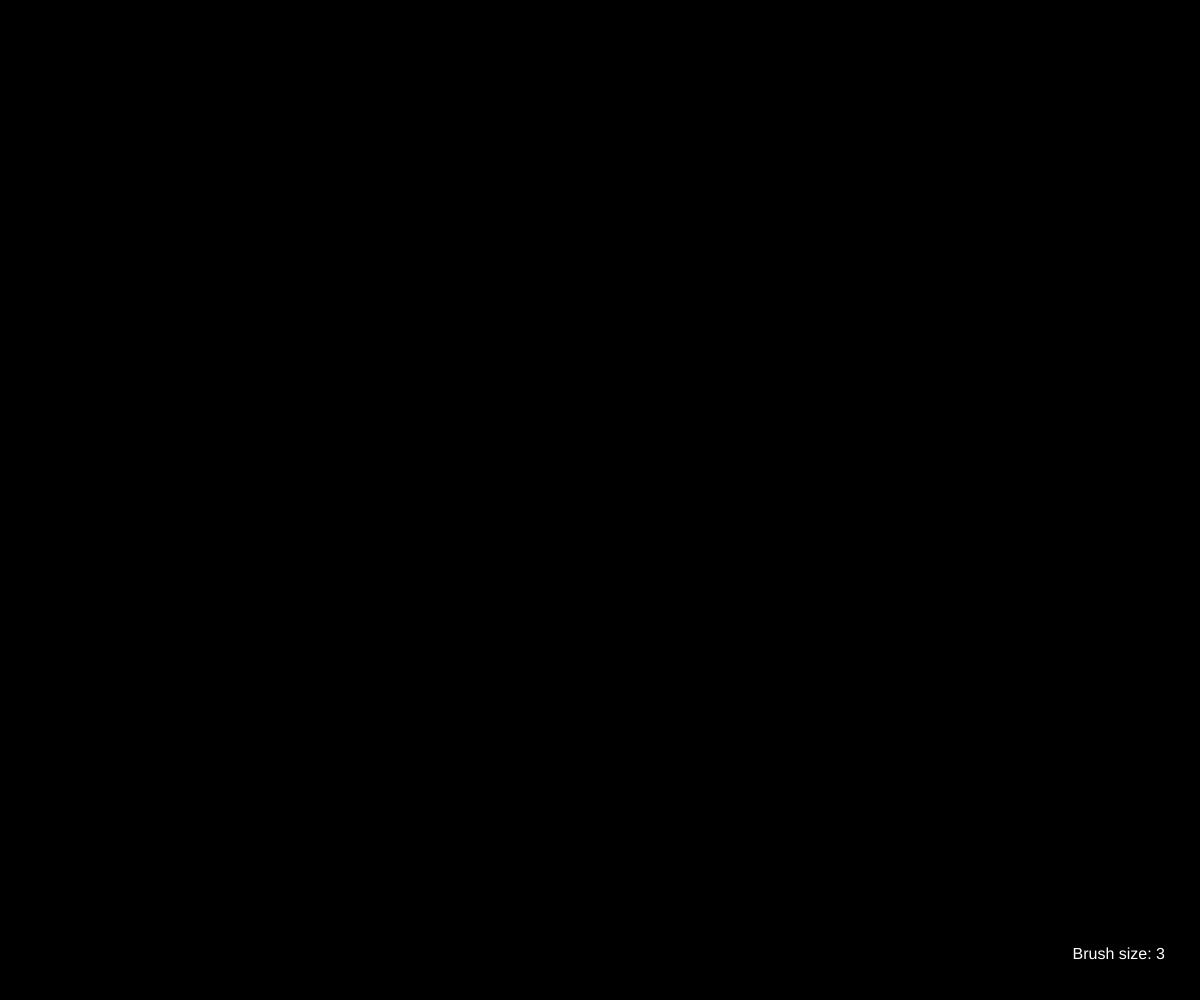
Frame 1 (no input)
Frame 60 (no input): identical to frame 1, image omitted
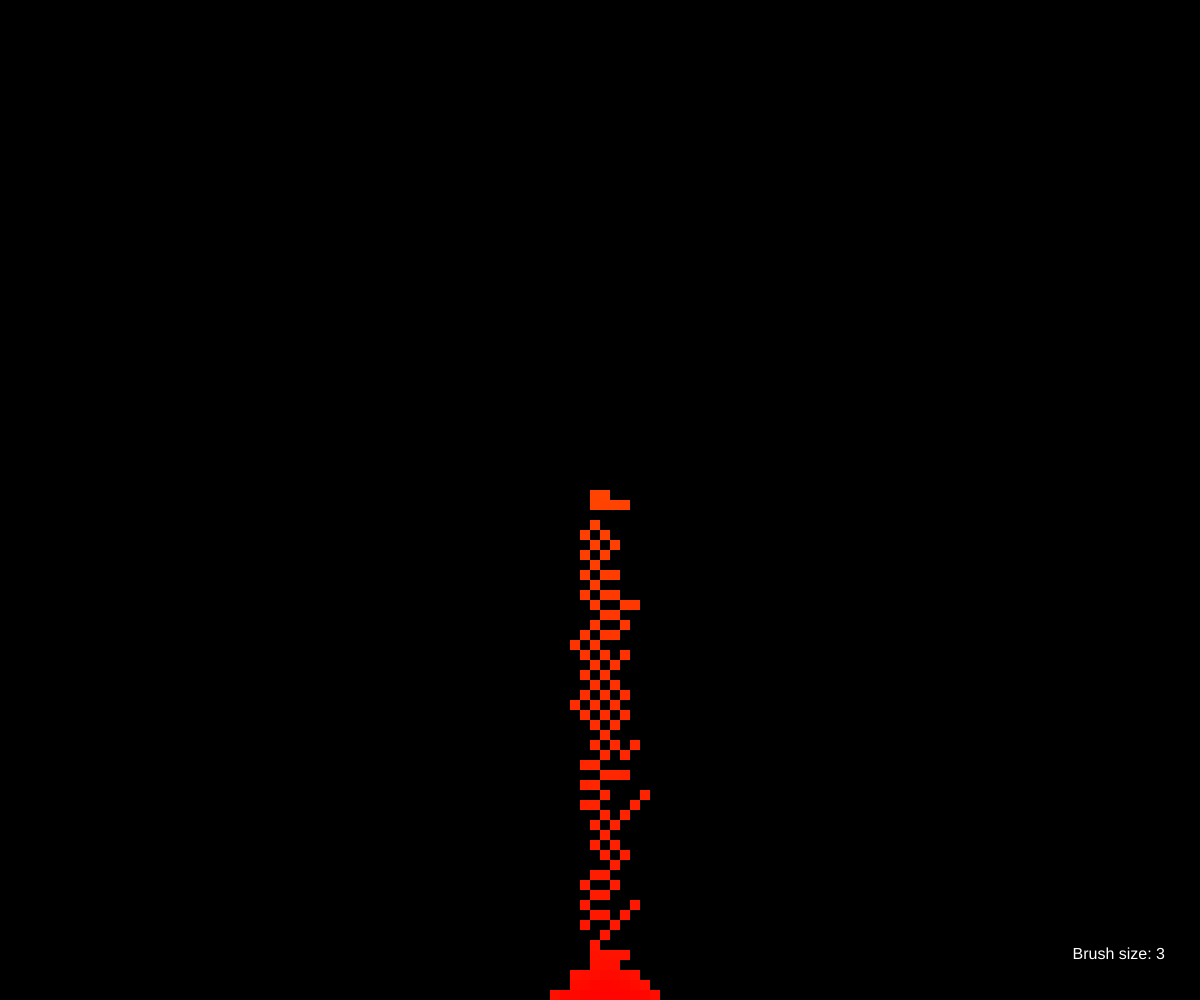
Frame 120 (the mouse pressed at the canvas centre since frame 60)

The p5.js sketch that drew these frames (run headless with seeded random() and noise() and a simulated clock; from frame 60 on, the mouse is pressed at the canvas centre):

// p5.js sketch
// ── sketch.js
function make2DArray(cols, rows){
  let arr = new Array(cols);
  for(let i = 0; i < arr.length; i++){
    arr[i] = new Array(rows);
    for(let j = 0; j < rows; j++){
      arr[i][j] = 0;
    }
  }
  return arr;
}

let grid;
let w = 10; // size of each square
let rows, cols;
let n = 3; // brush size
let hueVal = 1;

function setup() {
  createCanvas(windowWidth, windowHeight);
  colorMode(HSB, 360, 255, 255);
  initializeGrid();
}

function initializeGrid() {
  cols = floor(width / w);
  rows = floor(height / w);
  grid = make2DArray(cols, rows);
}

function windowResized() {
  resizeCanvas(windowWidth, windowHeight);
  initializeGrid();
}

function draw() {
  background(0);
  
  // add particles
  if (mouseIsPressed) {
    let Col = floor(mouseX / w);
    let Row = floor(mouseY / w);
    let extent = floor(n / 2);

    for (let i = -extent; i <= extent; i++) {
      for (let j = -extent; j <= extent; j++) {
        if (random(1) < 0.75) {
          let x = Col + i;
          let y = Row + j;
          if (x >= 0 && x < cols && y >= 0 && y < rows) {
            grid[x][y] = grid[x][y] === 0 ? hueVal : 0;
          }
        }
      }
    }

    hueVal += 0.25;
    if (hueVal > 360) hueVal = 1;
  }

  // draw particles
  for (let i = 0; i < cols; i++) {
    for (let j = 0; j < rows; j++) {
      if (grid[i][j] > 0) {
        fill(grid[i][j], 255, 255);
        noStroke();
        square(i * w, j * w, w);
      }
    }
  }

  // update grid
  let nextGrid = make2DArray(cols, rows);
  for (let i = 0; i < cols; i++) {
    for (let j = 0; j < rows; j++) {
      let state = grid[i][j];
      if (state > 0) {
        if (j + 1 < rows && grid[i][j + 1] === 0) {
          nextGrid[i][j + 1] = state;
        } else {
          let moved = false;
          if (random(1) < 0.5) {
            moved = exploreRight(i, j, nextGrid);
            if (!moved) moved = exploreLeft(i, j, nextGrid);
          } else {
            moved = exploreLeft(i, j, nextGrid);
            if (!moved) moved = exploreRight(i, j, nextGrid);
          }
          if (!moved) nextGrid[i][j] = state;
        }
      }
    }
  }

  grid = nextGrid;

  // --- Brush size label ---
  let label = "Brush size: " + n;
  textSize(16);
  textAlign(LEFT, TOP);
  let padding = 25;
  let tw = textWidth(label) + padding * 2;
  let th = textAscent() + textDescent() + padding * 2;
  let x = width - tw - 10;
  let y = height - th - 10;

  fill(0, 150);
  noStroke();
  rect(x, y, tw, th, 5);
  fill(255);
  text(label, x + padding, y + padding);
}

function exploreLeft(i, j, nextGrid){
  if (i - 1 >= 0 && j + 1 < rows && grid[i - 1][j + 1] === 0) {
    nextGrid[i - 1][j + 1] = grid[i][j];
    return true;
  }
  return false;
}

function exploreRight(i, j, nextGrid){
  if (i + 1 < cols && j + 1 < rows && grid[i + 1][j + 1] === 0) {
    nextGrid[i + 1][j + 1] = grid[i][j];
    return true;
  }
  return false;
}

function mouseWheel(event) {
  if (event.delta > 0 && n + 2 < 11) {
    n += 2;
  } else if (event.delta < 0) {
    n = max(1, n - 2);
  }
}
